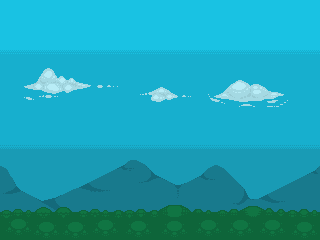
#> input picture zadanie3/images/test.png, 320 x 240 px
$ python main.py
#> lines starting #> are read from the running program, lines starting #| are printed output that depends on the picture
from ximea import xiapi
import cv2
import numpy as np
import matplotlib.pyplot as plt
import os

def get_manual_hist(channel):
    hist = np.zeros(256, dtype=np.int64)
    flat = channel.flatten()
    for intensity in flat:
        hist[intensity] += 1
    return hist

def manual_equalize(gray_img):
    hist = get_manual_hist(gray_img)
    cdf  = hist.cumsum()
    cdf_min = cdf[cdf > 0][0]
    lut = np.round(
        (cdf - cdf_min) / (gray_img.size - cdf_min) * 255
    ).clip(0, 255).astype('uint8')
    return lut[gray_img]

def manual_clahe_simple(image, grid=(8, 8), clip_limit=2.0):
    h, w   = image.shape
    rows, cols = grid

    pad_h = (rows - h % rows) % rows
    pad_w = (cols - w % cols) % cols
    padded = np.pad(image, ((0, pad_h), (0, pad_w)), mode='reflect')
    ph, pw = padded.shape
    th, tw = ph // rows, pw // cols

    luts = np.zeros((rows, cols, 256), dtype=np.float32)
    for i in range(rows):
        for j in range(cols):
            tile  = padded[i*th:(i+1)*th, j*tw:(j+1)*tw]
            hist  = get_manual_hist(tile).astype(np.float32)
            limit  = clip_limit * tile.size / 256.0
            excess = np.sum(np.maximum(hist - limit, 0))
            hist   = np.minimum(hist, limit) + excess / 256.0
            cdf     = hist.cumsum()
            cdf_min = cdf[cdf > 0][0]
            lut     = (cdf - cdf_min) / (cdf[-1] - cdf_min + 1e-6) * 255.0
            luts[i, j] = np.clip(lut, 0, 255)

    cy = (np.arange(rows) + 0.5) * th
    cx = (np.arange(cols) + 0.5) * tw

    ys = np.arange(ph, dtype=np.float32)
    xs = np.arange(pw, dtype=np.float32)

    r_hi = np.searchsorted(cy, ys, side='right').clip(0, rows - 1)
    r_lo = (r_hi - 1).clip(0, rows - 1)
    wy = np.where(cy[r_hi] > cy[r_lo], (ys - cy[r_lo]) / (cy[r_hi] - cy[r_lo]), 0.0).clip(0, 1)

    c_hi = np.searchsorted(cx, xs, side='right').clip(0, cols - 1)
    c_lo = (c_hi - 1).clip(0, cols - 1)
    wx = np.where(cx[c_hi] > cx[c_lo], (xs - cx[c_lo]) / (cx[c_hi] - cx[c_lo]), 0.0).clip(0, 1)

    WY = wy[:, None];  WX = wx[None, :]
    RL = r_lo[:, None].astype(int);  RH = r_hi[:, None].astype(int)
    CL = c_lo[None, :].astype(int);  CH = c_hi[None, :].astype(int)
    P  = padded.astype(int)

    out = (
        (1 - WY) * (1 - WX) * luts[RL, CL, P] +
        (1 - WY) *      WX  * luts[RL, CH, P] +
             WY  * (1 - WX) * luts[RH, CL, P] +
             WY  *      WX  * luts[RH, CH, P]
    )
    return np.clip(out[:h, :w], 0, 255).astype(np.uint8)

_fig_gray = None
_fig_rgb  = None

def plot_histograms(original, m_eq, cv_eq, m_clahe, cv_clahe, title_prefix=""):
    global _fig_gray
    if _fig_gray is None or not plt.fignum_exists(_fig_gray.number):
        _fig_gray, axes = plt.subplots(1, 5, figsize=(18, 3), num="Grayscale Histograms")
        plt.show(block=False)
    else:
        _fig_gray.clf()
        axes = _fig_gray.subplots(1, 5)

    _fig_gray.suptitle(f"{title_prefix}Grayscale Histograms", fontsize=12)
    labels = ["Original", "Manual Eq", "OpenCV Eq", "Manual CLAHE", "OpenCV CLAHE"]
    for ax, img, label in zip(axes, [original, m_eq, cv_eq, m_clahe, cv_clahe], labels):
        ax.plot(get_manual_hist(img), color='gray')
        ax.set_title(label, fontsize=9)
        ax.set_xlim([0, 255])
        ax.set_xlabel("Intensity")
        ax.set_ylabel("Count")

    _fig_gray.tight_layout()
    _fig_gray.canvas.draw()
    _fig_gray.canvas.flush_events()

def plot_rgb_histogram(frame_bgr, title_prefix=""):
    global _fig_rgb
    if _fig_rgb is None or not plt.fignum_exists(_fig_rgb.number):
        _fig_rgb, ax = plt.subplots(figsize=(7, 3), num="RGB Histogram")
        plt.show(block=False)
    else:
        _fig_rgb.clf()
        ax = _fig_rgb.add_subplot(1, 1, 1)

    _fig_rgb.suptitle(f"{title_prefix}Manual RGB Histogram", fontsize=12)
    for name, idx, c in [('Blue', 0, 'blue'), ('Green', 1, 'green'), ('Red', 2, 'red')]:
        ax.plot(get_manual_hist(frame_bgr[:, :, idx]), color=c, label=name, alpha=0.8)

    ax.set_xlim([0, 255])
    ax.set_xlabel("Intensity")
    ax.set_ylabel("Count")
    ax.legend()
    _fig_rgb.tight_layout()
    _fig_rgb.canvas.draw()
    _fig_rgb.canvas.flush_events()

def process_frame(frame):
    small = cv2.resize(frame, (320, 240))
    gray  = cv2.cvtColor(small, cv2.COLOR_BGR2GRAY)

    m_eq    = manual_equalize(gray)
    m_clahe = manual_clahe_simple(gray)
    cv_eq   = cv2.equalizeHist(gray)
    cv_clahe = cv2.createCLAHE(clipLimit=2.0, tileGridSize=(8, 8)).apply(gray)

    def to_bgr(g):
        return cv2.cvtColor(g, cv2.COLOR_GRAY2BGR)

    panels = [to_bgr(gray), to_bgr(m_eq), to_bgr(cv_eq),
              to_bgr(m_clahe), to_bgr(cv_clahe), np.zeros((240, 320, 3), dtype=np.uint8)]

    top_row  = np.hstack(panels[:3])
    bot_row  = np.hstack(panels[3:])
    combined = np.vstack((top_row, bot_row))

    font, scale, thick, colour = cv2.FONT_HERSHEY_SIMPLEX, 0.5, 1, (255, 255, 255)
    labels_top = ["1. Original", "2. Manual Eq", "3. OpenCV Eq"]
    labels_bot = ["4. Manual CLAHE", "5. OpenCV CLAHE", ""]
    for k, lbl in enumerate(labels_top):
        cv2.putText(combined, lbl, (k*320 + 8, 22), font, scale, colour, thick)
    for k, lbl in enumerate(labels_bot):
        cv2.putText(combined, lbl, (k*320 + 8, 262), font, scale, colour, thick)

    return combined, gray, m_eq, cv_eq, m_clahe, cv_clahe, small

if os.path.exists("images/test.png"):
    print(f"Testing file implementation...")
    file_img = cv2.imread("images/test.png")
#> file_img is the input picture: shape (240, 320, 3); mean B, G, R 181.3, 162.2, 26.5
    result, gray, m_eq, cv_eq, m_clahe, cv_clahe, small = process_frame(file_img)
#> in process_frame, `gray  = cv2.cvtColor(small, cv2.COLOR_BGR2GRAY)`:
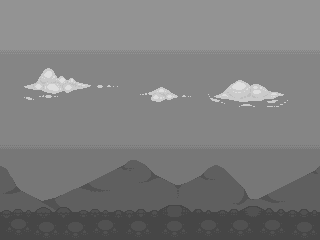
#> gray: shape (240, 320); min 70, max 222, mean 123.7
#> after the loop in get_manual_hist, `for intensity in flat:`: hist = 256 values, max 28690 at index 133, min 0 at index 0, mean 300
#> in manual_equalize, `cdf  = hist.cumsum()`: cdf = 256 values from 0 to 76800
#> in manual_equalize, `cdf_min = cdf[cdf > 0][0]`: cdf_min = 7285
#> in manual_equalize, `lut = np.round( (cdf - cdf_min) / (gray_img.size - cdf_min) * 255 ).cl..`: lut = 256 values from 0 to 255
#> in manual_equalize, `return lut[gray_img]`:
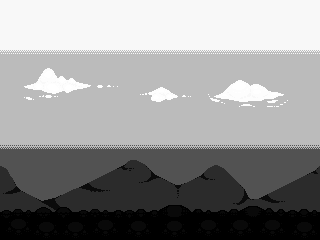
#> returned value: shape (240, 320); min 0, max 255, mean 146.4
#> after the loop in manual_clahe_simple, `for i in range(rows):`:
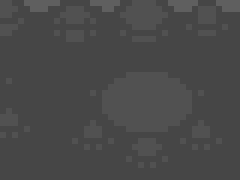
#> tile: shape (30, 40) (shown 6 times larger); min 70, max 95, mean 73
#> in manual_clahe_simple, `P  = padded.astype(int)`:
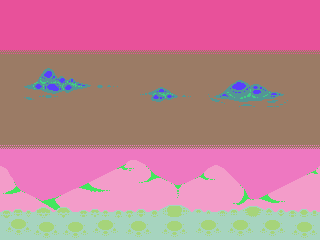
#> P: shape (240, 320) int64; 10 distinct labels, from 70 to 222; one colour per label, 0 black
#> in process_frame, `top_row  = np.hstack(panels[:3])`:
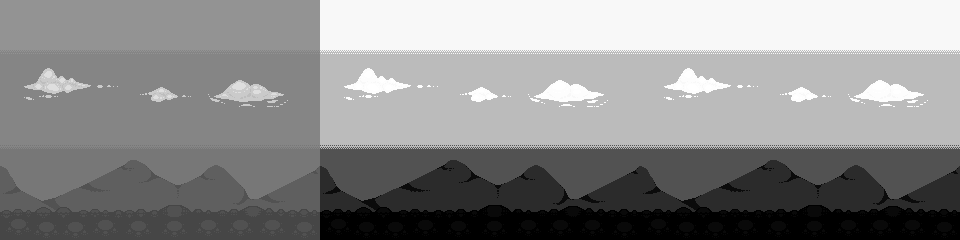
#> top_row: shape (240, 960, 3); min 0, max 255, mean 138.8
#> in process_frame, `bot_row  = np.hstack(panels[3:])`:
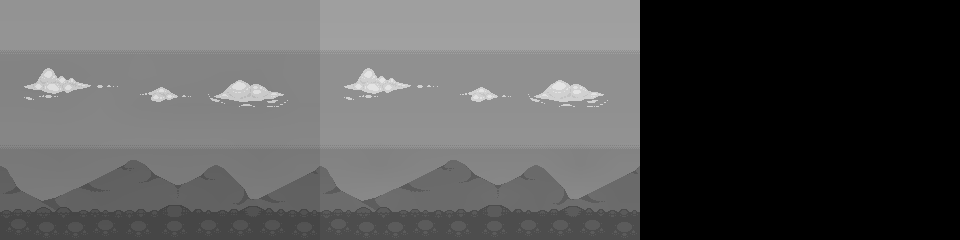
#> bot_row: shape (240, 960, 3); min 0, max 227, mean 86.5
#> after the loop in process_frame, `for k, lbl in enumerate(labels_top):`: combined: shape (480, 960, 3); min 0, max 255, mean 112.7
#> after the loop in process_frame, `for k, lbl in enumerate(labels_bot):`:
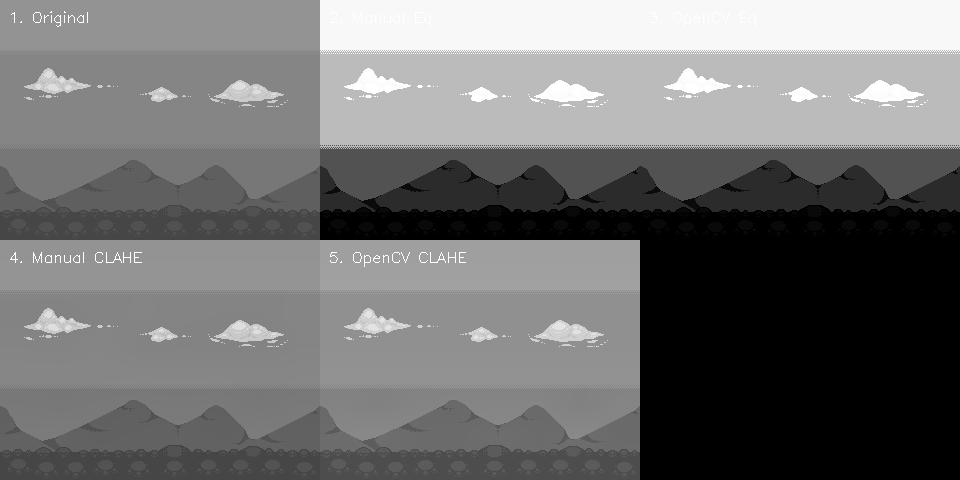
#> combined: shape (480, 960, 3); min 0, max 255, mean 112.8

    cv2.imshow("Test file", result)
    plot_histograms(gray, m_eq, cv_eq, m_clahe, cv_clahe, title_prefix="[File] ")
#> the loop in plot_histograms, `for ax, img, label in zip(axes, [original, m_eq, cv_eq, m_clahe, cv_cl..` made 5 passes
#> label on passes 1 to 5: 'Original', 'Manual Eq', 'OpenCV Eq', 'Manual CLAHE', 'OpenCV CLAHE'
    plot_rgb_histogram(small, title_prefix="[File] ")

    while True:
        key = cv2.waitKey(50)
#> (key q is pressed here)
        _fig_gray.canvas.flush_events()
        _fig_rgb.canvas.flush_events()
        if key != -1:
            break

    cv2.destroyWindow("Test file")
    _fig_gray = _fig_rgb = None
    plt.close('all')

#> (the run stopped early here; a loop or call above may not have finished)
